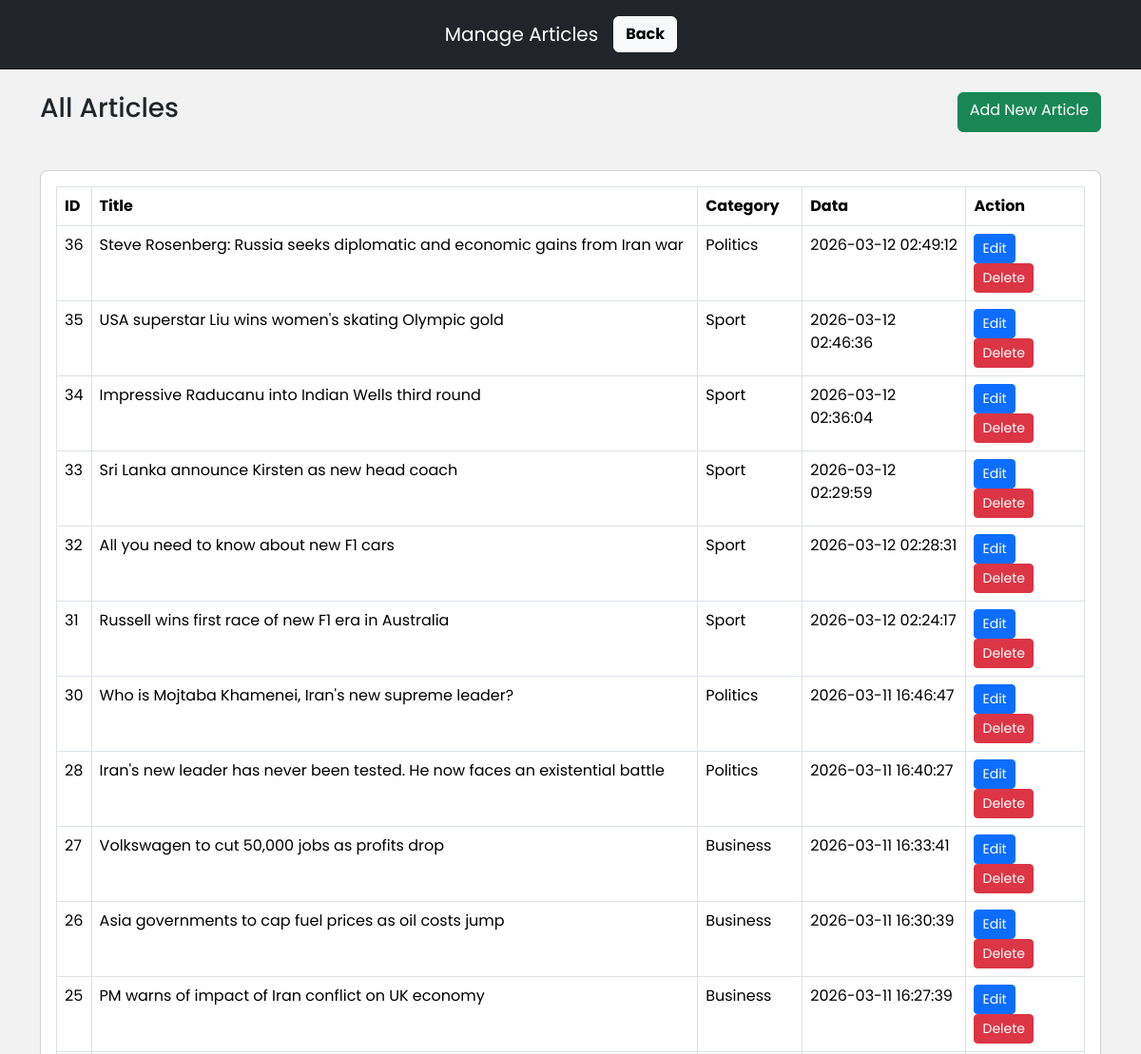
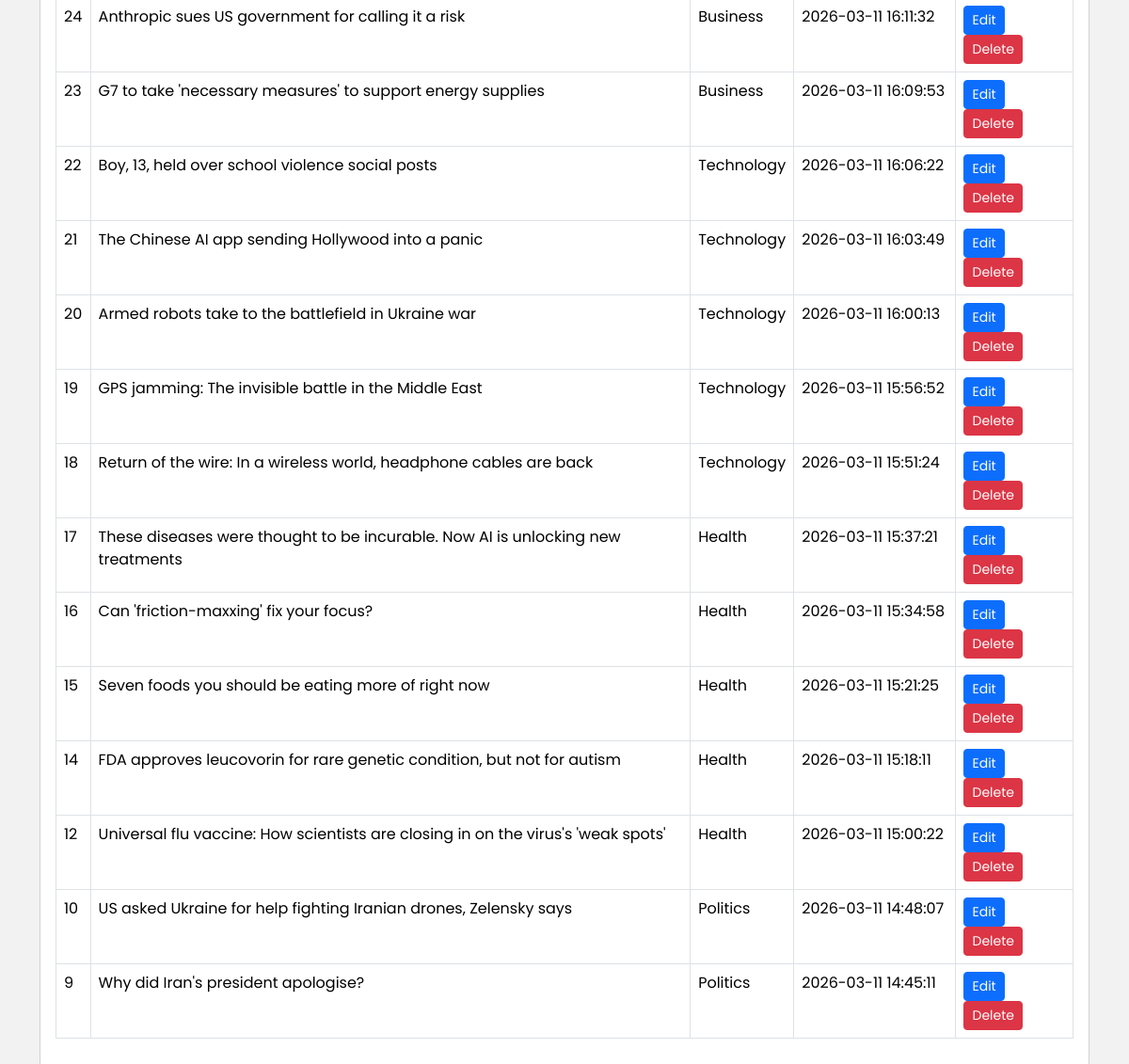
Page /admin/manage-articles.php (signed in) on the committed database (2 pictures, top to bottom).
### tables this page shows
CREATE TABLE `articles` (
  `id` int(11) NOT NULL,
  `title` varchar(255) DEFAULT NULL,
  `content` text DEFAULT NULL,
  `image` varchar(255) DEFAULT NULL,
  `category_id` int(11) DEFAULT NULL,
  `author_id` int(11) DEFAULT NULL,
  `created_at` timestamp NOT NULL DEFAULT current_timestamp(),
  `updated_at` timestamp NULL DEFAULT NULL,
  `category` varchar(50) DEFAULT NULL
);

CREATE TABLE `categories` (
  `id` int(11) NOT NULL,
  `category_name` varchar(100) DEFAULT NULL,
  `created_at` timestamp NOT NULL DEFAULT current_timestamp()
);

### admin/manage-articles.php (the view, shortened to what this page needs)
<?php
include '../includes/db.php';
?>
<!DOCTYPE html>
<html>
    <head>
        <link href="https://cdn.jsdelivr.net/npm/bootstrap@5.3.2/dist/css/bootstrap.min.css" rel="stylesheet">
        <link href=".../assets/css/style.css" rel="stylesheet">
    </head>
    <body>
    <nav class="navbar navbar-dark bg-dark p-3">
        <span class="navbar-brand">Manage Articles</span>
        <a href="dashboard.php" class="btn btn-light btn-custom">Back</a>
    </nav>
    <div class="container mt-4">
        <div class="d-flex justify-content-between mb-3">
            <h3 class="admin-title">All Articles</h3>
            <a href="add-article.php" class="btn btn-success btn-custom">Add New Article</a>
        </div>
        <div class="card card-shadow p-3">
            <table class="table table-bordered table-hover">
                <tr>
                    <th>ID</th>
                    <th>Title</th>
                    <th>Category</th>
                    <th>Data</th>
                    <th>Action</th>
                </tr>
                <?php
                $sql = "SELECT articles.*, categories.category_name
                        FROM articles
                        LEFT JOIN  categories ON articles.category_id = categories.id
                        ORDER BY articles.id DESC";
                $result = $conn->query($sql);
                while($row = $result->fetch_assoc()) {
                ?>
                <tr>
                    <td><?php echo $row['id']; ?></td>
                    <td><?php echo $row['title']; ?></td>
                    <td><?php echo $row['category_name']; ?></td>
                    <td><?php echo $row['created_at']; ?></td>
                    <td>
                        <a href="edit-article.php?id=<?php echo $row['id']; ?>" class="btn btn-primary btn-sm">Edit</a>
                        <button onclick="confirmDelete(<?php echo $row['id']; ?>)" class="btn btn-danger btn-sm">Delete</button>
                    </td>
                </tr>
                <?php } ?>
            </table>
        </div>
    </div>
    </body>
</html>

### assets/css/style.css (style rules this page uses)
* { margin: 0; padding: 0; box-sizing: border-box; font-family: 'Poppins',sans-serif; }
body { background-color: #f2f2f2; }
.navbar { background: white; padding: 10px 40px; border-bottom: 1px solid #ddd; border-bottom: 1px solid black; padding-bottom: 10px; background: white; display: flex; justify-content: center; gap: 0px; padding: 0px 0; border-bottom: 1px solid black; font-size: 14px; }
.navbar a { text-decoration: none; color: black; margin-right: 20px; font-weight: bold; }
.card { background: #ffffff; border-radius: 8px; padding: 40px; margin-top: 40px; margin-bottom: 50px; }
.mb-3 { margin-bottom: 15px; }
.mt-4 { margin-top: 25px; }

### rows in the picture
articles: id "36", title "Steve Rosenberg: Russia seeks diplomatic and economic gains from Iran war", category.category_name "Politics", created_at "2026-03-12 02:49:12"
articles: id "35", title "USA superstar Liu wins women's skating Olympic gold", category.category_name "Sport", created_at "2026-03-12 02:46:36"
articles: id "34", title "Impressive Raducanu into Indian Wells third round", category.category_name "Sport", created_at "2026-03-12 02:36:04"
articles: id "33", title "Sri Lanka announce Kirsten as new head coach", category.category_name "Sport", created_at "2026-03-12 02:29:59"
articles: id "32", title "All you need to know about new F1 cars", category.category_name "Sport", created_at "2026-03-12 02:28:31"
articles: id "31", title "Russell wins first race of new F1 era in Australia", category.category_name "Sport", created_at "2026-03-12 02:24:17"
articles: id "30", title "Who is Mojtaba Khamenei, Iran's new supreme leader?", category.category_name "Politics", created_at "2026-03-11 16:46:47"
articles: id "28", title "Iran's new leader has never been tested. He now faces an existential battle", category.category_name "Politics", created_at "2026-03-11 16:40:27"
articles: id "27", title "Volkswagen to cut 50,000 jobs as profits drop", category.category_name "Business", created_at "2026-03-11 16:33:41"
articles: id "26", title "Asia governments to cap fuel prices as oil costs jump", category.category_name "Business", created_at "2026-03-11 16:30:39"
articles: id "25", title "PM warns of impact of Iran conflict on UK economy", category.category_name "Business", created_at "2026-03-11 16:27:39"
articles: id "24", title "Anthropic sues US government for calling it a risk", category.category_name "Business", created_at "2026-03-11 16:11:32"
articles: id "23", title "G7 to take 'necessary measures' to support energy supplies", category.category_name "Business", created_at "2026-03-11 16:09:53"
articles: id "22", title "Boy, 13, held over school violence social posts", category.category_name "Technology", created_at "2026-03-11 16:06:22"
articles: id "21", title "The Chinese AI app sending Hollywood into a panic", category.category_name "Technology", created_at "2026-03-11 16:03:49"
articles: id "20", title "Armed robots take to the battlefield in Ukraine war", category.category_name "Technology", created_at "2026-03-11 16:00:13"
articles: id "19", title "GPS jamming: The invisible battle in the Middle East", category.category_name "Technology", created_at "2026-03-11 15:56:52"
articles: id "18", title "Return of the wire: In a wireless world, headphone cables are back", category.category_name "Technology", created_at "2026-03-11 15:51:24"
articles: id "17", title "These diseases were thought to be incurable. Now AI is unlocking new treatments", category.category_name "Health", created_at "2026-03-11 15:37:21"
articles: id "16", title "Can 'friction-maxxing' fix your focus?", category.category_name "Health", created_at "2026-03-11 15:34:58"
articles: id "15", title "Seven foods you should be eating more of right now", category.category_name "Health", created_at "2026-03-11 15:21:25"
articles: id "14", title "FDA approves leucovorin for rare genetic condition, but not for autism", category.category_name "Health", created_at "2026-03-11 15:18:11"
articles: id "12", title "Universal flu vaccine: How scientists are closing in on the virus's 'weak spots'", category.category_name "Health", created_at "2026-03-11 15:00:22"
articles: id "10", title "US asked Ukraine for help fighting Iranian drones, Zelensky says", category.category_name "Politics", created_at "2026-03-11 14:48:07"
articles: id "9", title "Why did Iran's president apologise?", category.category_name "Politics", created_at "2026-03-11 14:45:11"
